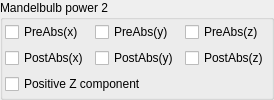
    <widget class="QGroupBox" name="groupBox_5">
     <property name="title">
      <string>Mandelbulb power 2</string>
     </property>
     <layout class="QVBoxLayout" name="verticalLayout_10">
      <property name="leftMargin">
       <number>2</number>
      </property>
      <property name="topMargin">
       <number>2</number>
      </property>
      <property name="rightMargin">
       <number>2</number>
      </property>
      <property name="bottomMargin">
       <number>2</number>
      </property>
      <item>
       <layout class="QGridLayout" name="gridLayout">
        <item row="1" column="2">
         <widget class="QCheckBox" name="checkBox_buffalo_abs_z">
          <property name="text">
           <string notr="true">PostAbs(z)</string>
          </property>
         </widget>
        </item>
        <item row="0" column="2">
         <widget class="QCheckBox" name="checkBox_buffalo_preabs_z">
          <property name="text">
           <string>PreAbs(z)</string>
          </property>
         </widget>
        </item>
        <item row="0" column="1">
         <widget class="QCheckBox" name="checkBox_buffalo_preabs_y">
          <property name="text">
           <string>PreAbs(y)</string>
          </property>
         </widget>
        </item>
        <item row="1" column="1">
         <widget class="QCheckBox" name="checkBox_buffalo_abs_y">
          <property name="text">
           <string notr="true">PostAbs(y)</string>
          </property>
         </widget>
        </item>
        <item row="0" column="0">
         <widget class="QCheckBox" name="checkBox_buffalo_preabs_x">
          <property name="text">
           <string>PreAbs(x)</string>
          </property>
         </widget>
        </item>
        <item row="1" column="0">
         <widget class="QCheckBox" name="checkBox_buffalo_abs_x">
          <property name="text">
           <string notr="true">PostAbs(x)</string>
          </property>
         </widget>
        </item>
       </layout>
      </item>
      <item>
       <widget class="QCheckBox" name="checkBox_buffalo_pos_z">
        <property name="sizePolicy">
         <sizepolicy hsizetype="Minimum" vsizetype="Maximum">
          <horstretch>0</horstretch>
          <verstretch>0</verstretch>
         </sizepolicy>
        </property>
        <property name="text">
         <string>Positive Z component</string>
        </property>
       </widget>
      </item>
     </layout>
    </widget>
